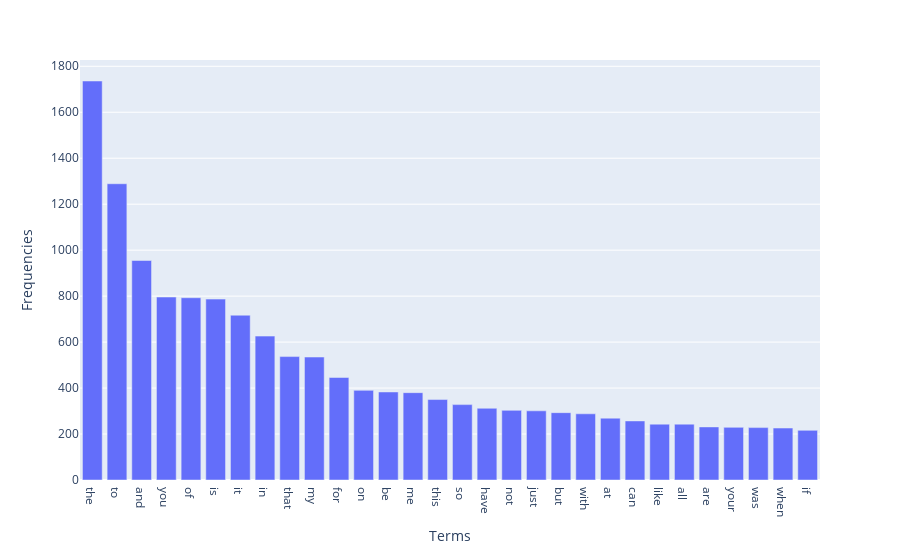

Notebook code for this chart:
### Markdown cell above
#### train top 30

### Code cell
import numpy as np
import seaborn as sns
import matplotlib.pyplot as plt 
import plotly.express as px
from sklearn.feature_extraction.text import CountVectorizer

count_vect_train = CountVectorizer()
X_counts_train = count_vect_train.fit_transform(train_df.text) 

term_frequencies = np.asarray(X_counts_train.sum(axis=0))[0]
idxs = list(np.argsort(term_frequencies)[::-1][:30]) ## get top 30 idxs
df_freq = pd.DataFrame({"Terms":np.take(count_vect_train.get_feature_names(), idxs), "Frequencies": np.take(term_frequencies, idxs)})
px.bar(data_frame=df_freq, x="Terms", y="Frequencies")

### Figure 1 — Plotly figure (JSON) as saved in the notebook; plotly's stock layout.template omitted (floating-point values rounded to 4 significant figures)
{"data": [{"alignmentgroup": "True", "hovertemplate": "Terms=%{x}<br>Frequencies=%{y}<extra></extra>", "legendgroup": "", "marker": {"color": "#636efa", "pattern": {"shape": ""}}, "name": "", "offsetgroup": "", "orientation": "v", "showlegend": false, "textposition": "auto", "type": "bar", "x": ["the", "to", "and", "you", "of", "is", "it", "in", "that", "my", "for", "on", "be", "me", "this", "so", "have", "not", "just", "but", "with", "at", "can", "like", "all", "are", "your", "was", "when", "if"], "xaxis": "x", "y": [1736, 1289, 955, 796, 793, 787, 717, 626, 537, 535, 446, 390, 383, 380, 350, 328, 312, 303, 301, 293, 288, 269, 257, 243, 243, 231, 229, 228, 226, 216], "yaxis": "y"}], "layout": {"barmode": "relative", "legend": {"tracegroupgap": 0}, "margin": {"t": 60}, "xaxis": {"anchor": "y", "domain": [0, 1], "title": {"text": "Terms"}}, "yaxis": {"anchor": "x", "domain": [0, 1], "title": {"text": "Frequencies"}}}}
